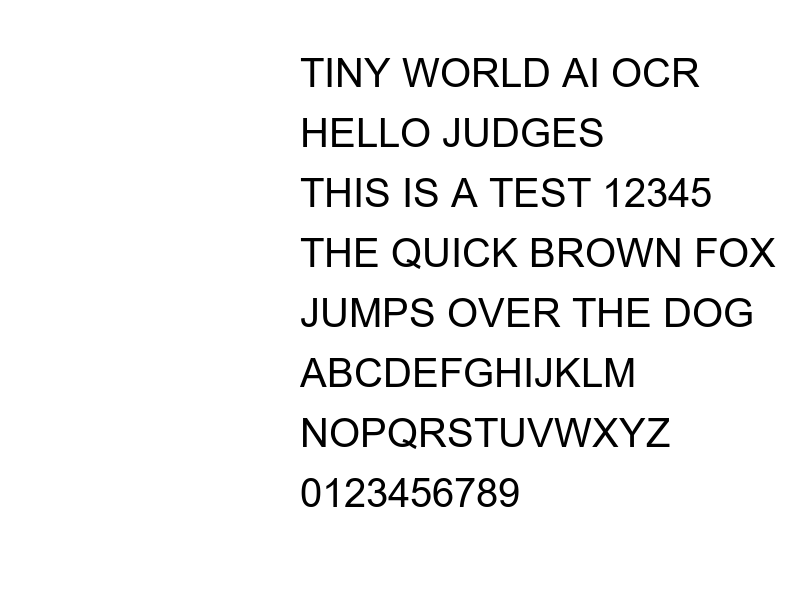
#> input picture ideal_test_image.png, 800 x 600 px
$ python -i segment.py   (imports and definitions only)
#> lines starting #> are read from the running program, lines starting #| are printed output that depends on the picture; after the words box and inside, x2 and y2 are one past the last pixel; in counts of white or black regions, pixels touching at a corner belong together
#> further down, picture is the input picture: shape (600, 800); min 0, max 255, mean 241
import cv2
import numpy as np

def detect_lines(binary_image, debug_image=None):
    """
    Step 4 & 5: Text Region Detection & Line Segmentation.
    Reverted to stable baseline: Standard Canny + Dilation + Contours.
    """
    # 1. Canny Edge Detection
    edges = cv2.Canny(binary_image, 30, 150)
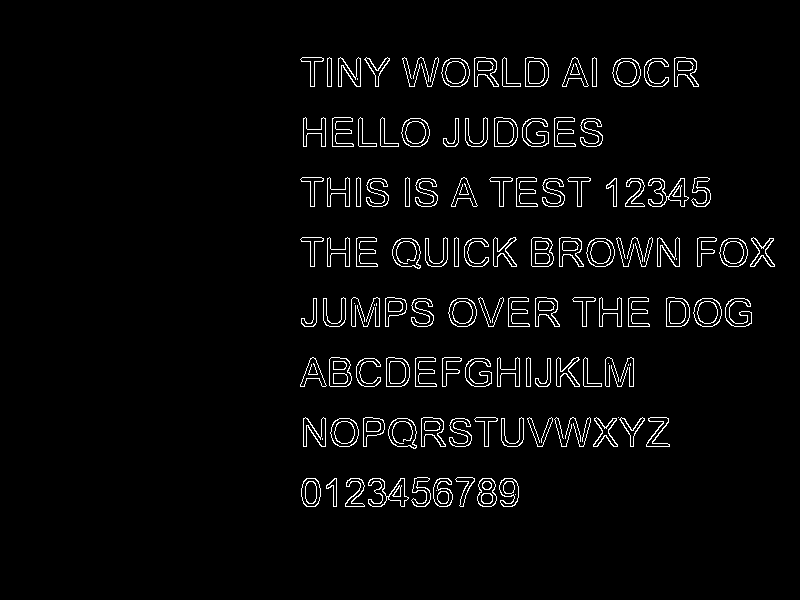
#> edges: shape (600, 800); 3.3% white in thin lines or dots, all inside (x1, y1, x2, y2) = (300, 57, 775, 507)

    # 2. Dilation to connect text strokes
    # Standard horizontal kernel
    kernel = cv2.getStructuringElement(cv2.MORPH_RECT, (20, 5))
    dilated = cv2.dilate(edges, kernel, iterations=1)
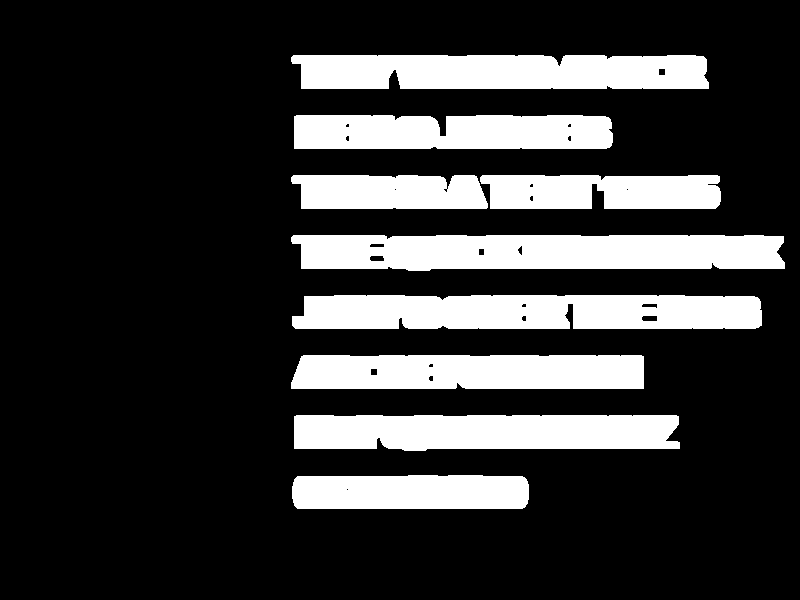
#> dilated: shape (600, 800); 21.1% white; 9 white regions

    # 3. Find Contours (Lines)
    cnts, _ = cv2.findContours(dilated, cv2.RETR_EXTERNAL, cv2.CHAIN_APPROX_SIMPLE)
#> cnts = 9 contours; largest, box (x1, y1, x2, y2) and area: (291, 235, 785, 271) 15789, (292, 295, 762, 329) 14757, (291, 55, 709, 89) 13079, (294, 415, 680, 451) 12453, (291, 355, 644, 389) 11374

    lines = []
    for c in cnts:
        x, y, w, h = cv2.boundingRect(c)
        if w < 20 or h < 10: continue
        lines.append((x, y, w, h))

        if debug_image is not None:
             cv2.rectangle(debug_image, (x, y), (x + w, y + h), (0, 0, 255), 2)
#> this loop made 9 passes
#> (x, y, w, h) on passes 1 to 9: (292, 475, 237, 34), (294, 415, 386, 36), (291, 355, 353, 34), (292, 295, 470, 34), (291, 235, 494, 36), (480, 175, 241, 34), (291, 175, 197, 34), (294, 115, 319, 34), (291, 55, 418, 34)
#> after the loop, lines = [(292, 475, 237, 34), (294, 415, 386, 36), (291, 355, 353, 34), (292, 295, 470, 34), (291, 235, 494, 36), (480, 175, 241, 34), (291, 175, 197, 34), (294, 115, 319, 34), (291, 55, 418, 34)]

    # 4. Sort lines top-to-bottom
    lines.sort(key=lambda b: b[1])
    return lines

# [148 lines left out: functions segment_chars_from_line, merge_overlapping_boxes, process_image_end_to_end, not called in this run]

>>> import cv2
>>> picture = cv2.imread('../ideal_test_image.png', cv2.IMREAD_GRAYSCALE)
>>> result = detect_lines(picture)
#> result = [(291, 55, 418, 34), (294, 115, 319, 34), (480, 175, 241, 34), (291, 175, 197, 34), (291, 235, 494, 36), (292, 295, 470, 34), (291, 355, 353, 34), (294, 415, 386, 36), (292, 475, 237, 34)]
